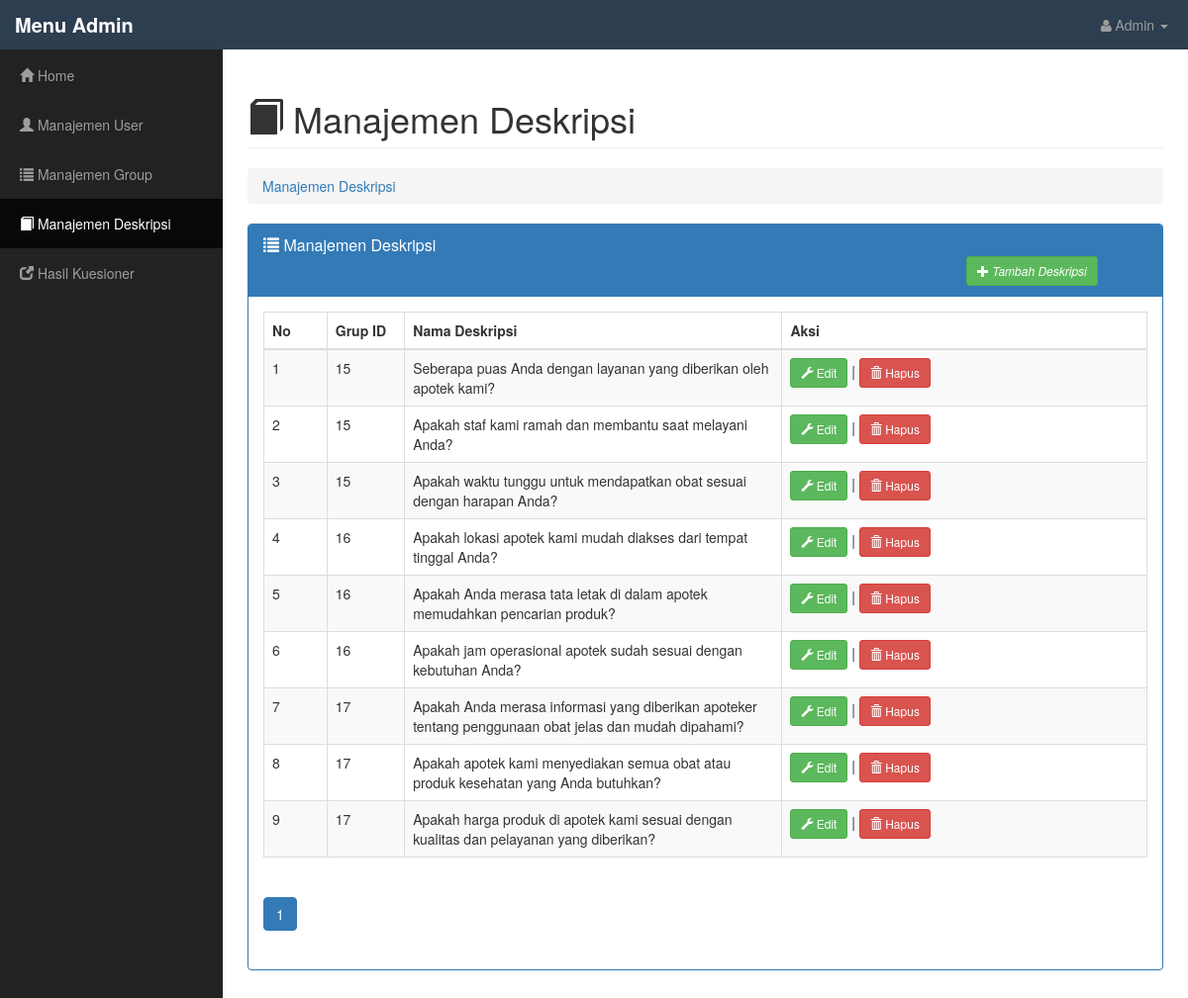
Screenshot of /adminweb/master.php?module=description (signed in) with the database file from the repository.
### tables this page shows
CREATE TABLE `tdescription` (
  `descriptionId` int(11) NOT NULL,
  `description` text NOT NULL,
  `groupId` int(11) NOT NULL,
  `CreatedDate` datetime NOT NULL,
  `CreatedUser` int(11) NOT NULL,
  `ModifiedDate` datetime NOT NULL,
  `ModifiedUser` int(11) NOT NULL
);

### adminweb/modul/mod_deskripsi/deskripsi.php (the view, shortened to what this page needs)
<?php
$aksi = "modul/mod_deskripsi/aksi_deskripsi.php";
switch($_GET[act]){
	default:
	?>
	<div class="row">
	    <div class="col-lg-12">
	        <h1 class="page-header">
	            <i class="glyphicon glyphicon-book"></i> Manajemen Deskripsi
	        </h1>
	        <ol class="breadcrumb">
	            <li class="active">
	                 <a href="master.php?module=description">Manajemen Deskripsi</a>
	            </li>
	        </ol>
	    </div>
	</div>
	<div class="panel panel-primary">
		<div class="panel-heading">
			<div class="panel-title"><span class="glyphicon glyphicon-list"></span> Manajemen Deskripsi <i style="margin-left:710px;"><?php if($_SESSION['level']=="Super"){?><button class="btn btn-success btn-sm " onclick="window.location.href='?module=description&act=tambahpertanyaan'"><span class="glyphicon glyphicon-plus"></span> Tambah Deskripsi </button></i><?php }?></div>
		</div>
		<div class="panel-body">
			<table id="tablekonten" class="table table-striped table-bordered table-responsive" style="">
				<thead>
					<th width="1%"><div id="konten">No</div></th>
					<th width="1%"><div id="konten">Grup ID</div></th>
					<th width="10%"><div id="konten">Nama Deskripsi</div></th>
					<th width="10%"><div id="konten">Aksi</div></th>
				</thead>
				<tbody>
					<?php
						$p      = new PagingSoal();
						$batas  = 10;
						$posisi = $p->cariPosisi($batas);
					    $tampil = mysql_query("SELECT * FROM tdescription order by groupId asc limit $posisi,$batas ");
					    $no = $posisi+1;
						while ($data = mysql_fetch_array($tampil)){
							?>
							<tr>
								<td><div id="kontentd"><?php echo $no; ?></div></td>
								<td><div id="kontentd"><?php echo $data['groupId'];?></div></td>
								<td><div id="kontentd"><?php echo $data['description'];?></div></td>
								<td><div id="kontentd"><?php if($_SESSION['level']=="Super"){?><a href="?module=description&act=editdescription&id=<?php echo $data['descriptionId'];?>"><button class="btn btn-success btn-sm" ><span class="glyphicon glyphicon-wrench"></span> Edit</button></a> | <a href="<?php echo $aksi;?>?module=description&act=hapus&id=<?php echo $data['descriptionId'];?>"><button class="btn btn-danger btn-sm" onclick="return confirm('Hapus Deskripsi?')"><span class="glyphicon glyphicon-trash"></span> Hapus</button></a><?php } ?></div>
								</td>
							</tr>
							<?php
							$no++;
						}
						$jmldata = mysql_num_rows(mysql_query("SELECT * FROM tdescription"));
						$jmlhalaman  = $p->jumlahHalaman($jmldata, $batas);
						$linkHalaman = $p->navHalaman($_GET[halaman], $jmlhalaman);
					?>
				</tbody>
			</table>
			<?php echo "<ul class='pagination'> $linkHalaman </ul>"; ?>
		</div>
	</div>
	<?php
	break;
	?>
    <?php
}
?>

### css/sb-admin.css (style rules this page uses)
body { margin-top: 100px; background-color: #222; }
@media (min-width:768px) { body { margin-top: 50px; } }

### rows the page displays
tdescription: groupId "15", description "Seberapa puas Anda dengan layanan yang diberikan oleh apotek kami?"
tdescription: groupId "15", description "Apakah staf kami ramah dan membantu saat melayani Anda?"
tdescription: groupId "15", description "Apakah waktu tunggu untuk mendapatkan obat sesuai dengan harapan Anda?"
tdescription: groupId "16", description "Apakah lokasi apotek kami mudah diakses dari tempat tinggal Anda?"
tdescription: groupId "16", description "Apakah Anda merasa tata letak di dalam apotek memudahkan pencarian produk?"
tdescription: groupId "16", description "Apakah jam operasional apotek sudah sesuai dengan kebutuhan Anda?"
tdescription: groupId "17", description "Apakah Anda merasa informasi yang diberikan apoteker tentang penggunaan obat jelas dan mudah dipahami?"
tdescription: groupId "17", description "Apakah apotek kami menyediakan semua obat atau produk kesehatan yang Anda butuhkan?"
tdescription: groupId "17", description "Apakah harga produk di apotek kami sesuai dengan kualitas dan pelayanan yang diberikan?"

### other values shown
$_SESSION['fullname'] "Admin"
